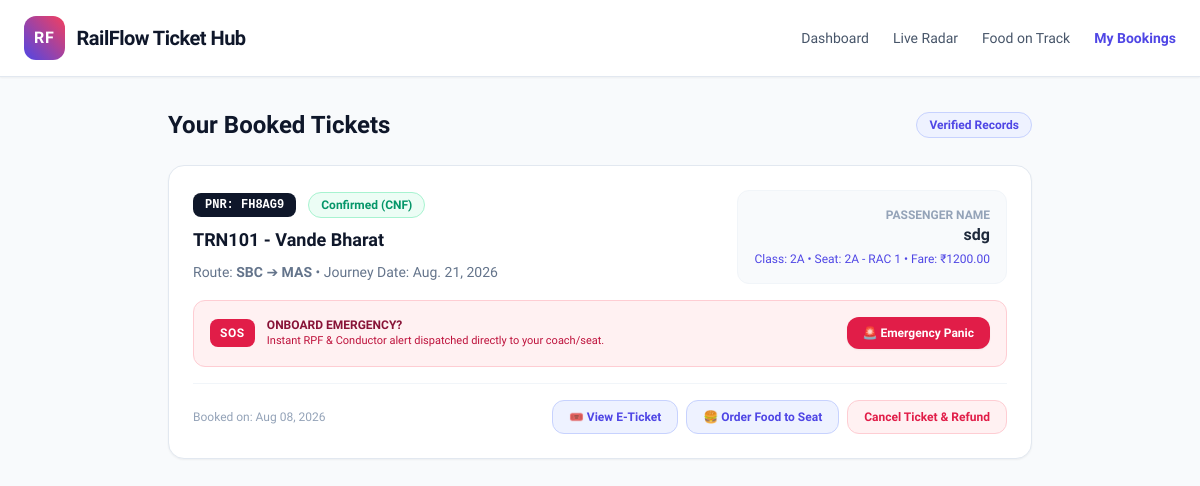
Page /my-bookings/ on the earlier database version.
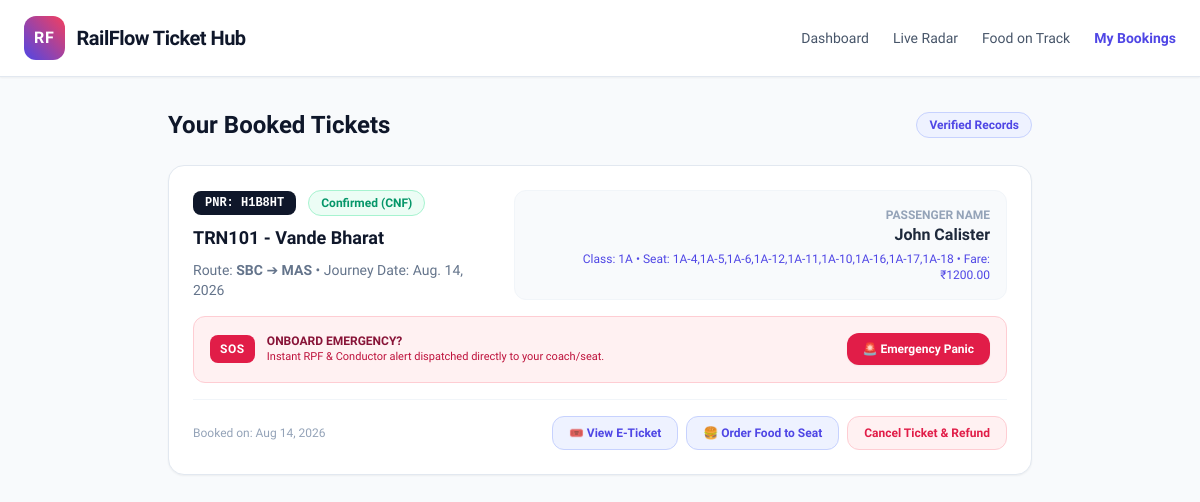
Same page on the later database version.
### railway/models.py (models this page shows, shortened)
class Booking(models.Model):
    user = models.ForeignKey(User, on_delete=models.SET_NULL, null=True, blank=True)
    train = models.ForeignKey(Train, on_delete=models.CASCADE)
    pnr = models.CharField(max_length=10, unique=True)
    passenger_name = models.CharField(max_length=100)
    travel_date = models.DateField()
    seat_number = models.CharField(max_length=20)
    seat_class = models.CharField(max_length=10)
    is_cancelled = models.BooleanField(default=False)
    booked_at = models.DateTimeField(auto_now_add=True)

class Train(models.Model):
    train_number = models.CharField(max_length=20, unique=True)
    name = models.CharField(max_length=100)
    source = models.ForeignKey(Station, related_name='departures', on_delete=models.CASCADE)
    destination = models.ForeignKey(Station, related_name='arrivals', on_delete=models.CASCADE)
    departure_time = models.TimeField()
    arrival_time = models.TimeField()
    duration = models.CharField(max_length=50)
    available_seats = models.IntegerField(default=50)
    fare = models.DecimalField(max_digits=8, decimal_places=2)

class Station(models.Model):
    code = models.CharField(max_length=10, unique=True)
    name = models.CharField(max_length=100)
    city = models.CharField(max_length=100, blank=True, null=True)

### railway/views.py (the view)
# urls.py: path('my-bookings/', views.my_bookings_view, name='my_bookings'),
def my_bookings_view(request):
    if request.user.is_authenticated:
        bookings = Booking.objects.filter(user=request.user, is_cancelled=False).order_by(
            '-booked_at'
        )
    else:
        bookings = Booking.objects.filter(is_cancelled=False).order_by('-booked_at')
    return render(request, 'railway/bookings.html', {'bookings': bookings})

### railway/templates/railway/bookings.html (shortened to what the changed rows need)
<!DOCTYPE html>
<html lang="en">
<head>
    <script src="https://cdn.tailwindcss.com"></script>
</head>
<body class="bg-slate-50 text-slate-800 min-h-screen flex flex-col">
    <main class="flex-grow max-w-4xl w-full mx-auto px-4 py-8 space-y-6">
        <div class="flex justify-between items-center">
            <h1 class="text-2xl font-extrabold text-slate-900">Your Booked Tickets</h1>
        </div>
        <div class="space-y-4">
            {% if bookings %}
                {% for booking in bookings %}
                <div class="bg-white p-6 rounded-2xl shadow-sm border border-slate-200 flex flex-col gap-4">
                    <div class="flex flex-col md:flex-row justify-between items-start md:items-center gap-4">
                        <div class="space-y-2">
                            <div class="flex items-center space-x-3">
                                <span class="bg-slate-900 text-white text-xs px-3 py-1 rounded-lg font-mono font-bold">PNR: {{ booking.pnr }}</span>
                                {% if booking.is_cancelled %}
                                    <span class="text-xs bg-rose-50 text-rose-600 border border-rose-200 px-3 py-1 rounded-full font-bold">Cancelled & Refunded</span>
                                {% else %}
                                    <span class="text-xs bg-emerald-50 text-emerald-600 border border-emerald-200 px-3 py-1 rounded-full font-bold">Confirmed (CNF)</span>
                                {% endif %}
                            </div>
                            <h4 class="font-bold text-lg text-slate-900">{{ booking.train.train_number }} - {{ booking.train.name }}</h4>
                            <p class="text-sm text-slate-500">
                                Route: <strong>{{ booking.train.source.code }}</strong> ➔ <strong>{{ booking.train.destination.code }}</strong> • Journey Date: {{ booking.travel_date }}
                            </p>
                        </div>
                        <div class="text-right bg-slate-50 p-4 rounded-xl border border-slate-100 w-full md:w-auto">
                            <div class="text-xs text-slate-400 uppercase font-semibold">Passenger Name</div>
                            <div class="font-bold text-slate-800 text-base">{{ booking.passenger_name }}</div>
                            <div class="text-xs text-indigo-600 font-medium mt-1">Class: {{ booking.seat_class }} • Seat: {{ booking.seat_number }} • Fare: ₹{{ booking.train.fare }}</div>
                        </div>
                    </div>
                    {% if not booking.is_cancelled %}
                    <div class="bg-rose-50 border border-rose-200 p-4 rounded-xl flex flex-col sm:flex-row items-start sm:items-center justify-between gap-3">
                        <div class="flex items-center space-x-3">
                            <div class="bg-rose-600 text-white px-2.5 py-1.5 rounded-lg animate-pulse font-bold text-xs tracking-wider">SOS</div>
                            <div>
                                <div class="text-xs font-bold text-rose-900 uppercase">Onboard Emergency?</div>
                                <div class="text-[11px] text-rose-700">Instant RPF & Conductor alert dispatched directly to your coach/seat.</div>
                            </div>
                        </div>
                        <button onclick="triggerSOS('{{ booking.id }}')" class="w-full sm:w-auto bg-rose-600 hover:bg-rose-700 text-white font-bold text-xs px-4 py-2 rounded-xl shadow-sm transition">
                            🚨 Emergency Panic
                        </button>
                    </div>
                    {% endif %}
                    <div class="flex flex-col md:flex-row justify-between items-start md:items-center pt-4 border-t border-slate-100 gap-3">
                        <span class="text-xs text-slate-400">Booked on: {{ booking.booked_at|date:"M d, Y" }}</span>
                        <div class="flex flex-wrap items-center gap-2 w-full md:w-auto justify-end">
                            <a href="{% url 'digital_ticket' booking.pnr %}" target="_blank" class="bg-indigo-50 hover:bg-indigo-600 hover:text-white text-indigo-600 px-4 py-2 rounded-xl text-xs font-bold transition border border-indigo-200 text-center flex items-center gap-1">
                                🎟️ View E-Ticket
                            </a>
                            {% if not booking.is_cancelled %}
                            <a href="{% url 'food_order' %}?pnr={{ booking.pnr }}" class="bg-indigo-50 hover:bg-indigo-100 text-indigo-600 px-4 py-2 rounded-xl text-xs font-bold transition border border-indigo-200 text-center">
                                🍔 Order Food to Seat
                            </a>
                            <button onclick="cancelBooking('{{ booking.id }}')" class="bg-rose-50 hover:bg-rose-100 text-rose-600 px-4 py-2 rounded-xl text-xs font-bold transition border border-rose-200">
                                Cancel Ticket & Refund
                            </button>
                            {% endif %}
                        </div>
                    </div>
                </div>
                {% endfor %}
            {% endif %}
        </div>
    </main>
</body>
</html>

Differences in the rows shown:
removed Booking: pnr "FH8AG9", is_cancelled "Confirmed (CNF)", train.train_number "TRN101", train.name "Vande Bharat", train.source.code "SBC", train.destination.code "MAS", travel_date "Aug. 21, 2026", passenger_name "sdg", seat_class "2A", seat_number "2A - RAC 1", train.fare "1200.00", booked_at "Aug 08, 2026"
added Booking: pnr "H1B8HT", is_cancelled "Confirmed (CNF)", train.train_number "TRN101", train.name "Vande Bharat", train.source.code "SBC", train.destination.code "MAS", travel_date "Aug. 14, 2026", passenger_name "John Calister", seat_class "1A", seat_number "1A-4,1A-5,1A-6,1A-12,1A-11,1A-10,1A-16,1A-17,1A-18", train.fare "1200.00", booked_at "Aug 14, 2026"
